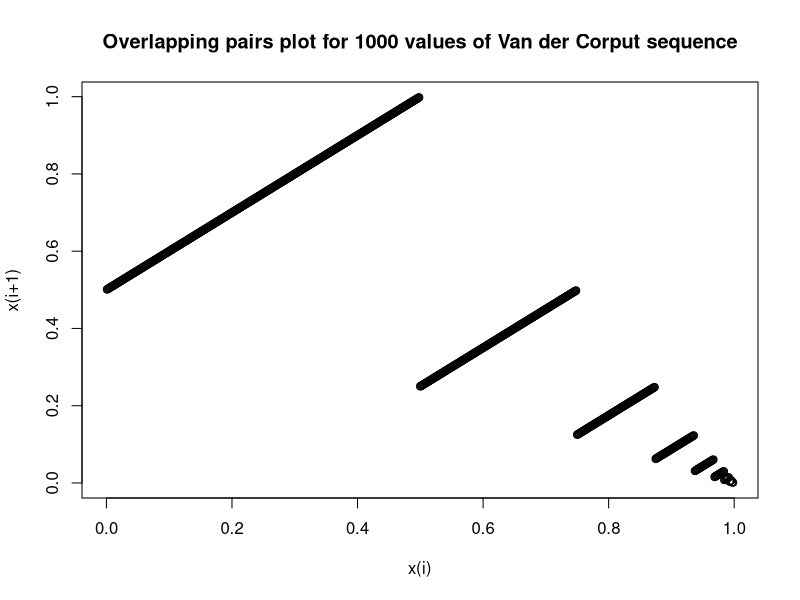
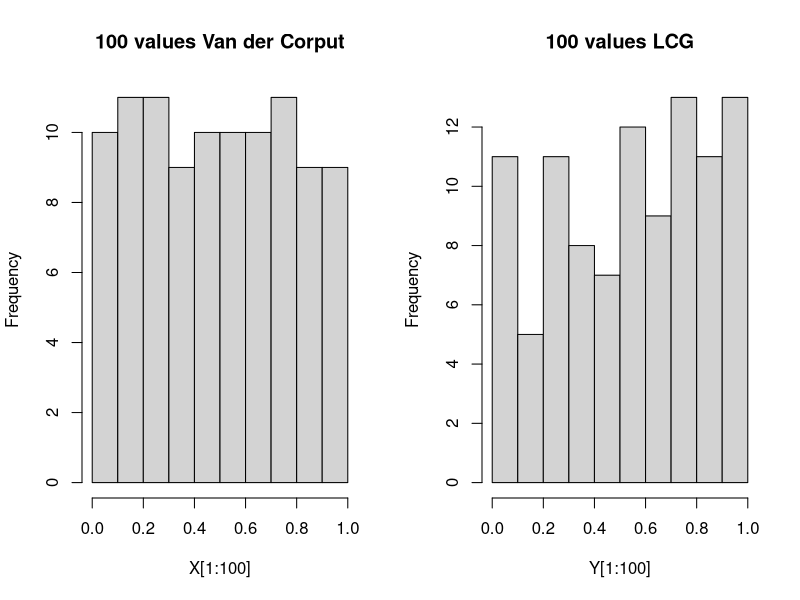
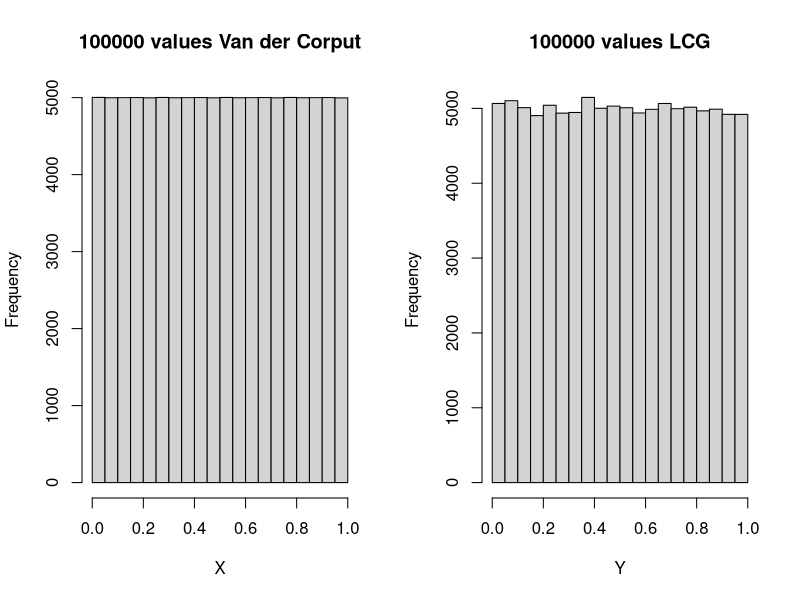

Recreate these plots in R, in order.
van_der_corput <- function(n, base = 2) {
	X <- seq(1, n, 1)
	k <- 1
	m <- 0
	while(k < n) {
		m <- m + 1
		k <- k*base
	}
	# print(m)
	Y <- vector(,n)
	k <- base
	for (i in 1:m) {
		Y <- Y + (X %% base)/k
		k <- k*base
		X <- as.integer(X/base)
	}
	return(Y)
}

lcg <- function(n, a = 48271, p = 2147483647, seed = 1073741824, b = 0) {
	X <- vector(,n)
	X[1] <- (a*seed) %% p
	for (i in 2:n) {
		X[i] = (a*X[i-1]) %% p
	}
	return(X/p)
}

X <- van_der_corput(100000)
Y <- lcg(100000)

cat("first 25 values of Van der Corput sequence\\\\\n")
print(X[1:25])

cat("\n\nOverlapping pairs plot for 1000 values of Van der Corput sequence\n")
plot(X[1:999], X[2:1000], main="Overlapping pairs plot for 1000 values of Van der Corput sequence", xlab = "x(i)", ylab="x(i+1)")
dev.copy(png,"plot1a.png");
dev.off ();

#cat("\n\nDensity Plot for 100 values")
attach(mtcars)
par(mfrow=c(1,2)) 
hist(X[1:100], main="100 values Van der Corput")
hist(Y[1:100], main="100 values LCG")
dev.copy(png,"plot1b.png");
dev.off ();

#cat("\n\nDensity Plot for 100000 values")
attach(mtcars)
par(mfrow=c(1,2)) 
hist(X, main="100000 values Van der Corput")
hist(Y, main="100000 values LCG")
dev.copy(png,"plot1c.png");
dev.off ();